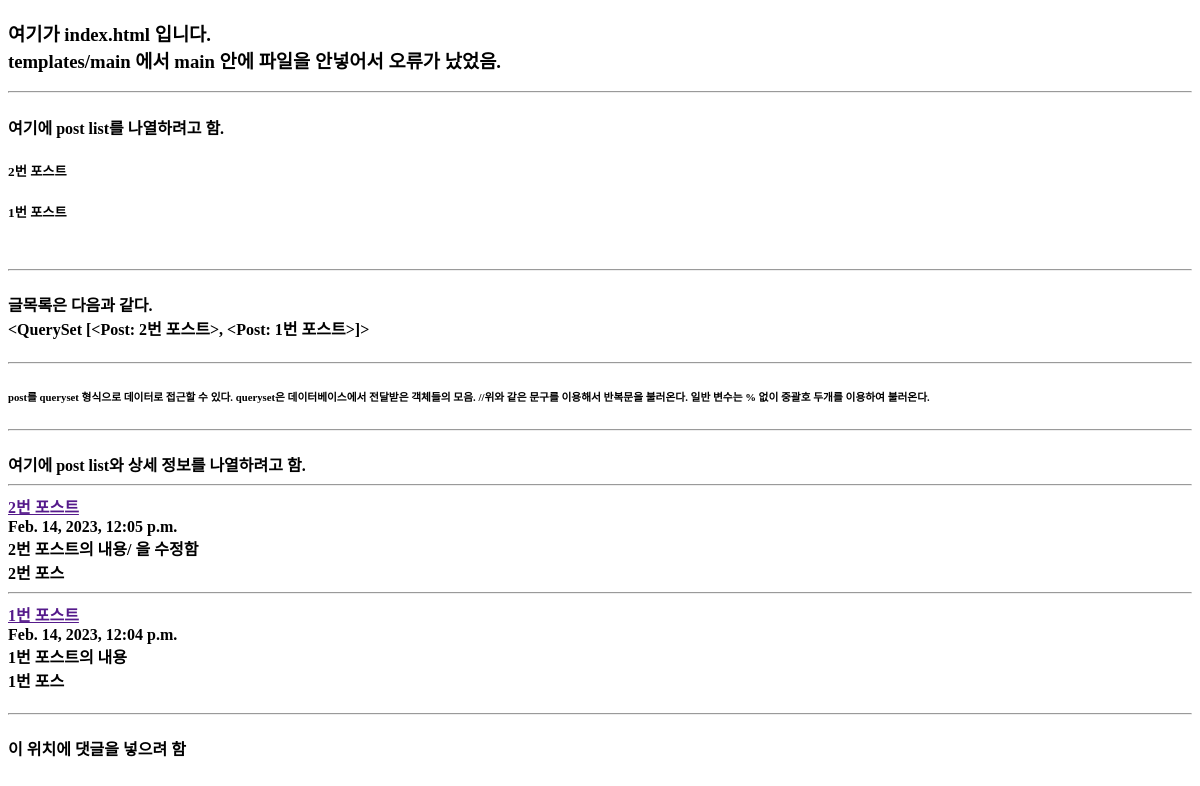
Before: /index/ with the older database file.
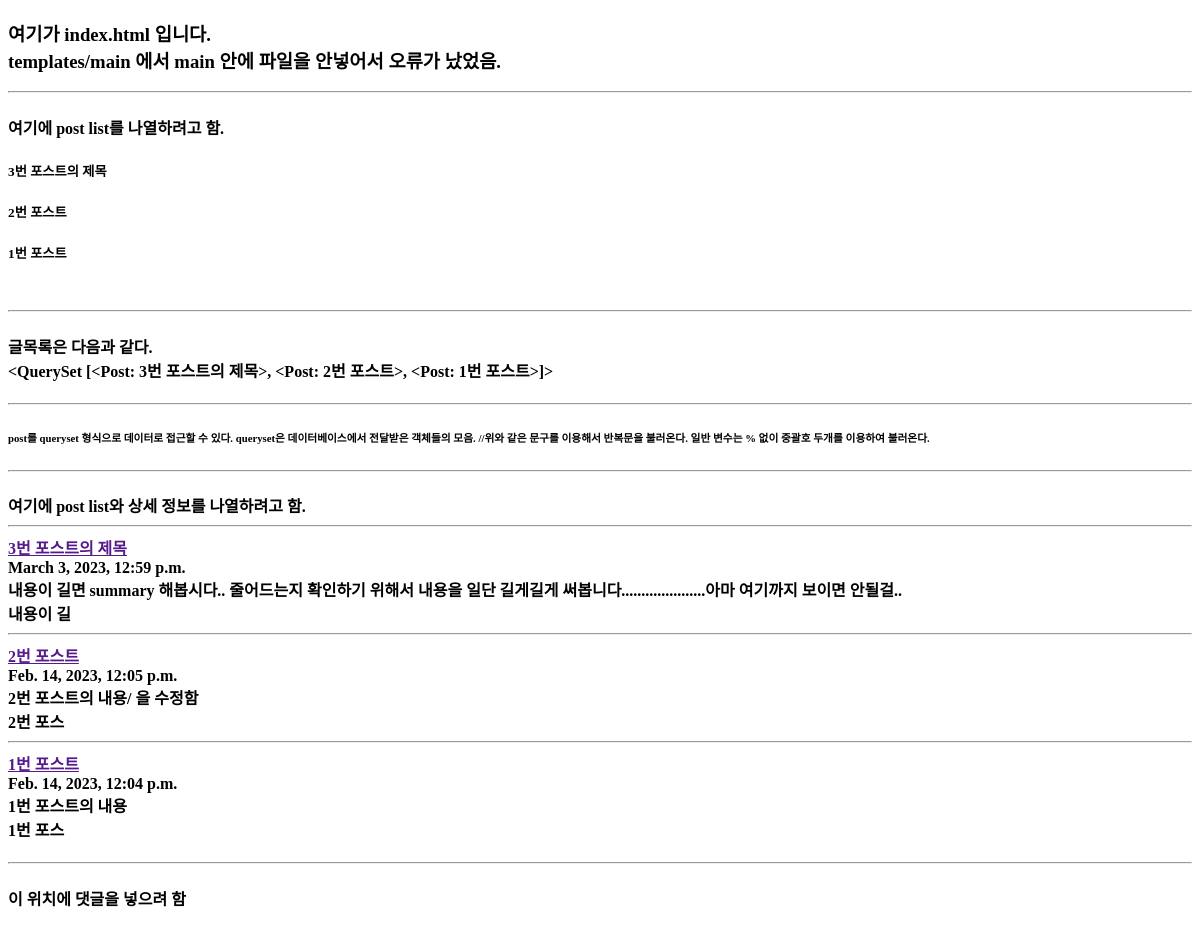
After: the same page with the newer database file.
### main/models.py (models this page shows, shortened)
class Post(models.Model):
    title = models.CharField(max_length=30)
    content = models.TextField()
    created_at = models.DateTimeField(auto_now_add=True)
    updated_at = models.DateTimeField(auto_now=True)
    writer = models.CharField(max_length=100, null=True)
    def get_absolute_url(self):
        return f'/main/{self.pk}/'
    def __str__(self):
        return self.title
    def summary(self):
        return self.content[:5]

### main/views.py (the view)
# urls.py: path('index/', views.index, name="index"),
def index(request):
    posts = Post.objects.all().order_by('-pk')
    return render(
        request,
        'main/index.html',
        {
            'posts':posts,
        }
    )

### main/templates/main/index.html (shortened to what this page needs)
<!DOCTYPE html>
<html lang="ko">
<head>
</head>
<body>
    <h3> 여기가 index.html 입니다. <br>
        templates/main 에서 main 안에 파일을 안넣어서 오류가 났었음. <br>
    </h3>
    <hr/>
    <h4>
        여기에 post list를 나열하려고 함.<br>
        {% for p in posts %}
            <h5>{{ p.title }}</h5>
        {% endfor %}
        <br>
    </h4>
    <hr/>
    <h4>
        글목록은 다음과 같다.<br>
        {{posts}}
    </h4>
    <hr/>
    <h6>
        post를 queryset 형식으로 데이터로 접근할 수 있다. queryset은 데이터베이스에서 전달받은 객체들의 모음.
        //위와 같은 문구를 이용해서 반복문을 불러온다. 일반 변수는 % 없이 중괄호 두개를 이용하여 불러온다.
    </h6>
    <hr/>
    <h4>
        여기에 post list와 상세 정보를 나열하려고 함.<br>
        {% for p in posts %}
            <hr/>
            <a href=""{{p.get_absolute_url}}>{{p.title}}</a><br>
            {{p.created_at}}<br>
            {{p.content}}<br>
            {{p.summary}}<br>
        {% endfor %}
    </h4>
    <hr/>
    <h4>
        이 위치에 댓글을 넣으려 함
    </h4>
</body>
</html>

Changed rows visible on the page:
added Post: title "3번 포스트의 제목", title.title "<QuerySet [<Post: 3번 포스트의 제목>, <Post: 2번 포스트>, <Post: 1번 포스트>]>", created_at "March 3, 2023, 12:59 p.m.", content "내용이 길면 summary 해봅시다.. 줄어드는지 확인하기 위해서 내용을 일단 길게길게 써봅니다.....................아마 여기까지 보이면 안될걸..", summary "내용이 길"
Other visible differences:
{{ posts }}: "<QuerySet [<Post: 2번 포스트>, <Post: 1번 포스트>]>" → "<QuerySet [<Post: 3번 포스트의 제목>, <Post: 2번 포스트>, <Post: 1번 포스트>]>"
